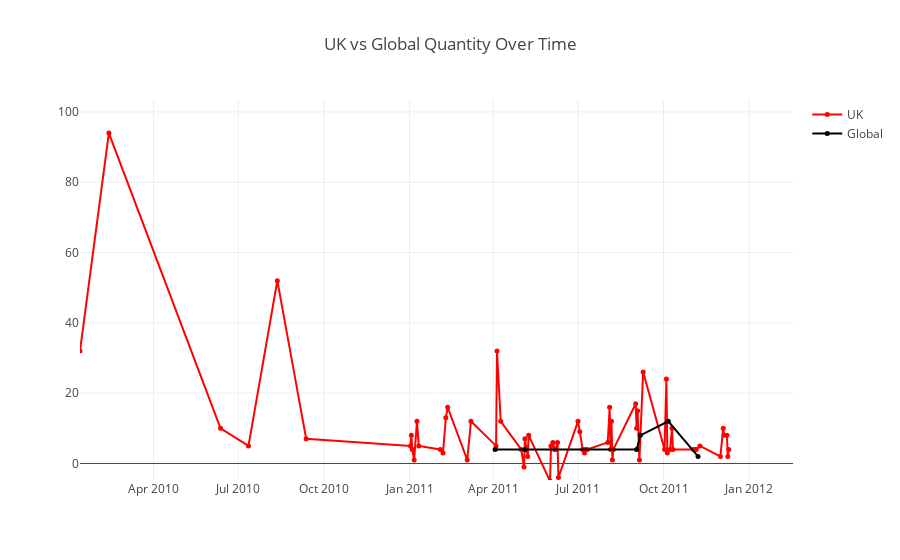

The cell this chart's notebook holds for it:
### Code cell
import streamlit as st
import polars as pl
import plotly.graph_objects as go
from datetime import timedelta

# --- 1. Filter and aggregate data in Polars ---

# Example: UK
UK = (
    a.df_lazy
    .filter(pl.col("Country") == "United Kingdom")
    .filter((pl.col("Description") == "WHITE METAL LANTERN") & pl.col("Date").is_not_null())
    .group_by("Date")
    .agg(pl.col("Quantity").sum().alias("Quantity"))
    .sort("Date")
    .collect()

)

# Example: Global (excluding UK)
global_ = (
    a.df_lazy
    .filter(pl.col("Country") != "United Kingdom")
    .filter((pl.col("Description") == "WHITE METAL LANTERN") & pl.col("Date").is_not_null())
    .group_by("Date")
    .agg(pl.col("Quantity").sum().alias("Quantity"))
    .sort("Date")
    .collect()
)

# --- 2. Compute axis limits in Polars ---
y_max = max(UK["Quantity"].max(), global_["Quantity"].max())

first_date = min(UK["Date"].min(), global_["Date"].min())
last_date = max(UK["Date"].max(), global_["Date"].max())

date_range_days = (last_date - first_date).days
extended_date = last_date + timedelta(days=int(date_range_days * 0.1))  # 10% padding

# --- 3. Convert Polars columns to Python lists for plotting ---
uk_dates = UK["Date"].to_list()
uk_qty = UK["Quantity"].to_list()

global_dates = global_["Date"].to_list()
global_qty = global_["Quantity"].to_list()

# --- 4. Create Plotly figure ---
fig = go.Figure()
fig.add_trace(go.Scatter(
    x=uk_dates, y=uk_qty, mode="lines+markers",
    name="UK", line=dict(color="red", width=2), marker=dict(size=5)
))
fig.add_trace(go.Scatter(
    x=global_dates, y=global_qty, mode="lines+markers",
    name="Global", line=dict(color="black", width=2), marker=dict(size=5)
))

# Axis padding
fig.update_layout(
    title="UK vs Global Quantity Over Time",
    xaxis=dict(range=[first_date, extended_date]),
    yaxis=dict(range=[-y_max*0.05, y_max + y_max*0.1])
)

# --- 5. Display in Streamlit ---
fig

### Figure 1 — Plotly figure (JSON) as saved in the notebook; plotly's stock layout.template omitted (floating-point values rounded to 4 significant figures)
{"data": [{"line": {"color": "red", "width": 2}, "marker": {"size": 5}, "mode": "lines+markers", "name": "UK", "type": "scatter", "x": ["2010-01-12", "2010-02-12", "2010-06-12", "2010-07-12", "2010-08-12", "2010-09-12", "2011-01-02", "2011-01-03", "2011-01-04", "2011-01-06", "2011-01-09", "2011-01-11", "2011-02-03", "2011-02-06", "2011-02-09", "2011-02-11", "2011-03-04", "2011-03-08", "2011-04-04", "2011-04-05", "2011-04-09", "2011-05-01", "2011-05-04", "2011-05-05", "2011-05-08", "2011-05-09", "2011-06-01", "2011-06-02", "2011-06-04", "2011-06-06", "2011-06-07", "2011-06-09", "2011-06-10", "2011-07-01", "2011-07-03", "2011-07-06", "2011-07-07", "2011-07-08", "2011-07-09", "2011-07-11", "2011-08-02", "2011-08-04", "2011-08-05", "2011-08-06", "2011-08-07", "2011-08-08", "2011-09-01", "2011-09-02", "2011-09-03", "2011-09-05", "2011-09-09", "2011-10-02", "2011-10-04", "2011-10-05", "2011-10-08", "2011-10-10", "2011-10-11", "2011-11-02", "2011-11-04", "2011-11-05", "2011-11-09", "2011-12-01", "2011-12-04", "2011-12-05", "2011-12-08", "2011-12-09", "2011-12-10"], "y": [32, 94, 10, 5, 52, 7, 5, 8, 4, 1, 12, 5, 4, 3, 13, 16, 1, 12, 5, 32, 12, 4, -1, 7, 2, 8, -5, 5, 6, 4, 4, 6, -4, 12, 9, 4, 4, 3, 4, 4, 6, 16, 4, 12, 1, 4, 17, 10, 15, 1, 26, 4, 24, 3, 4, 10, 4, 4, 4, 4, 5, 2, 10, 8, 8, 2, 4]}, {"line": {"color": "black", "width": 2}, "marker": {"size": 5}, "mode": "lines+markers", "name": "Global", "type": "scatter", "x": ["2011-04-03", "2011-05-05", "2011-09-02", "2011-09-06", "2011-10-06", "2011-11-07"], "y": [4, 4, 4, 8, 12, 2]}], "layout": {"title": {"text": "UK vs Global Quantity Over Time"}, "xaxis": {"range": ["2010-01-12", "2012-02-17"]}, "yaxis": {"range": [-4.7, 103.4]}}}
